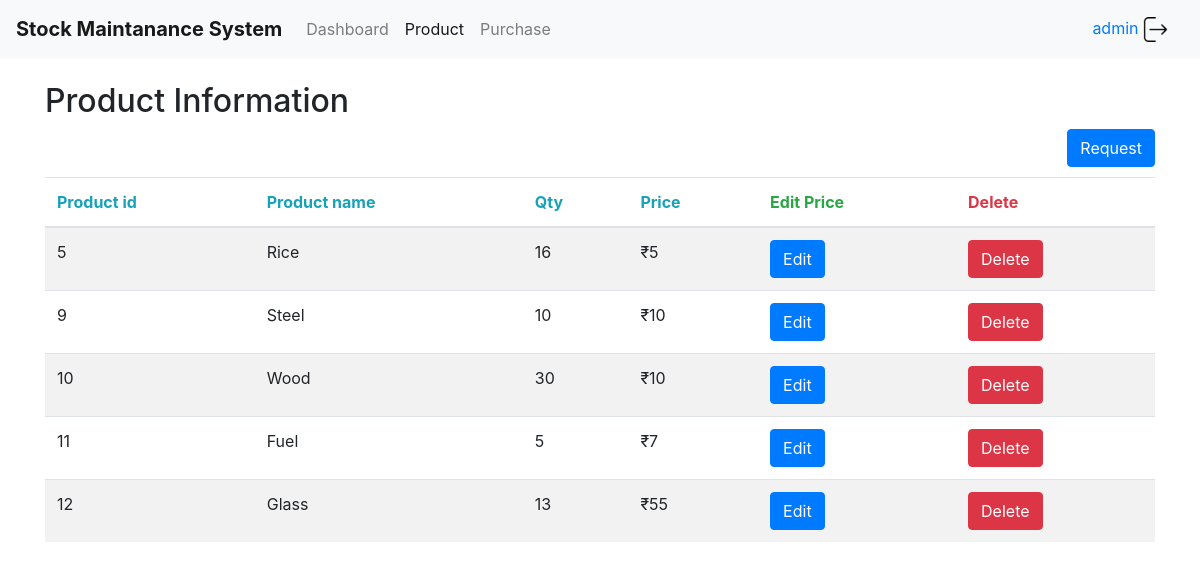
Page /admin/product (signed in) on the earlier database version.
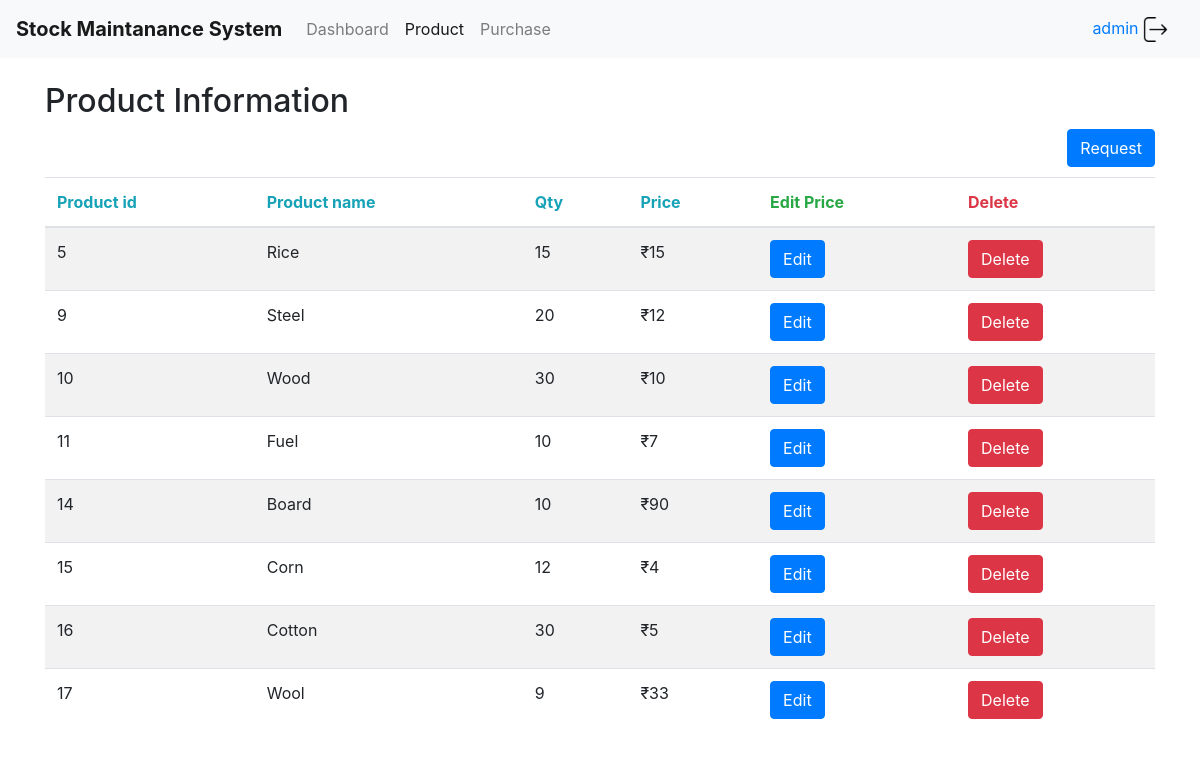
Same page on the later database version.
### tables this page shows
CREATE TABLE Product (productID INTEGER PRIMARY KEY, productName TEXT,QTY INTEGER,productPrice INTEGER);

### app.py (the view)
@app.route("/admin/product")
def product():
   con = sql.connect("database.sqlite")
   con.row_factory = sql.Row
   cur = con.cursor()
   cur.execute("select * from Product")
   rows = cur.fetchall();
   con.close()
   return  render_template('product.html',rows = rows,user=session["name"])

### templates/product.html (shortened to what this page needs)
<!DOCTYPE html>
<html>
<head>
	<link rel="stylesheet" href="https://stackpath.bootstrapcdn.com/bootstrap/4.1.3/css/bootstrap.min.css">
</head>
<body>
				<nav class="navbar navbar-expand-lg navbar-light bg-light">
			  <a class="navbar-brand" href="#"><b>Stock Maintanance System</b></a>
			  <div class="collapse navbar-collapse" id="navbarNavAltMarkup">
			    <div class="navbar-nav">
			      <a class="nav-item nav-link" href="/admin">Dashboard</a>
			      <a class="nav-item nav-link active" href="/admin/product">Product <span class="sr-only">(current)</span></a>
			      <a class="nav-item nav-link" href="/admin/purchase">Purchase</a>
			    </div>
			  </div>
        <a class="nav-item nav-link" href="{{url_for('login_page.a_logout')}}">{{user}} <img src={{url_for('static',filename='logout.png')}} width="25" height="25"></a>
			</nav>
<div class="container">
  <h2>Product Information</h2>
 <div class="float-md-right">
  <button type="button" class="btn btn-primary" data-toggle="modal" data-target="#exampleModal">Request</button></div>
 </div>
  <table class="table table-striped">
    <thead>
      <tr>
        <th class="text-info">Product id</th>
        <th class="text-info">Product name</th>
        <th class="text-info">Qty</th>
        <th class="text-info">Price</th>
        <th class="text-success">Edit Price</th>
        <th class="text-danger">Delete</th>
      </tr>
    </thead>
    <tbody>
       {% for row in rows %}
            <tr>
               <td>{{row["productID"]}}</td>
               <td>{{row["productName"]}}</td>
               <td>{{row['QTY']}}</td>
               <td>₹{{row['productPrice']}}</td>
               <td>
                    <a><button class="btn btn-primary" OnClick='showModal({{row["productID"]}},"{{row["productName"]}}","{{row["QTY"]}}","{{row["Price"]}}");'>Edit</button></a></td>
                       <td> <a href='deleteProduct/{{row["productID"]}}'><button class="btn btn-danger">Delete</button></a>
                     </td>
            </tr>
         {% endfor %}
    </tbody>
  </table>
</body>
</html>

Differences in the rows shown:
removed Product: productID "12", productName "Glass", QTY "13", productPrice "55"
changed Product "Rice": QTY "16" → "15"; productPrice "5" → "15"
changed Product "Steel": QTY "10" → "20"; productPrice "10" → "12"
changed Product "Fuel": QTY "5" → "10"
added Product: productID "14", productName "Board", QTY "10", productPrice "90"
added Product: productID "15", productName "Corn", QTY "12", productPrice "4"
added Product: productID "16", productName "Cotton", QTY "30", productPrice "5"
added Product: productID "17", productName "Wool", QTY "9", productPrice "33"
